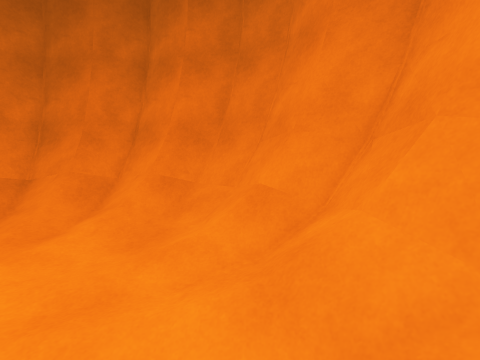
[1] (above)

12 first-person views from a walk through a scene from a Unity 3-D project. The camera is 1.3 m above the floor, tilts 8° down and sees 85° across. The floor is counted in squares, 0.5 m on a side. Each view is taken from the middle of a square. On the plan, view 1 faces up. The plan holds only what a view shows up to about 18 squares ahead; the rest is blank. The place goes on beyond the plan.

[2]
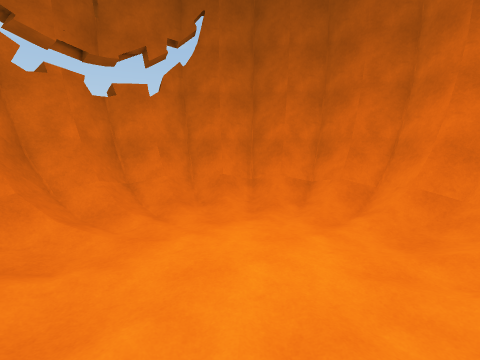

[3]
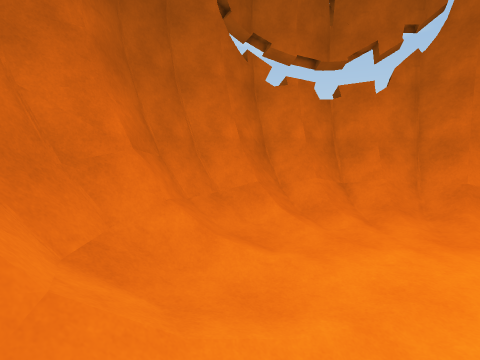

[4]
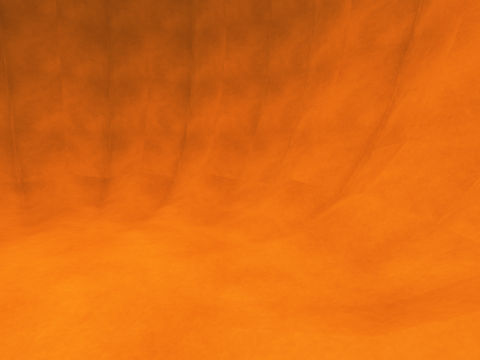

[5]
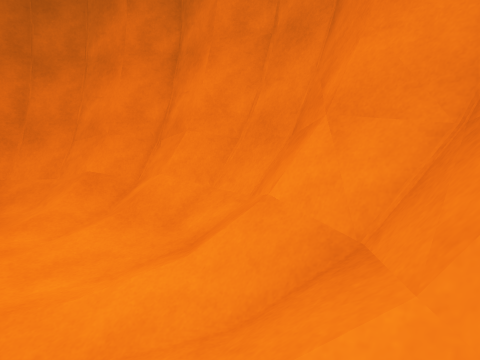

[6]
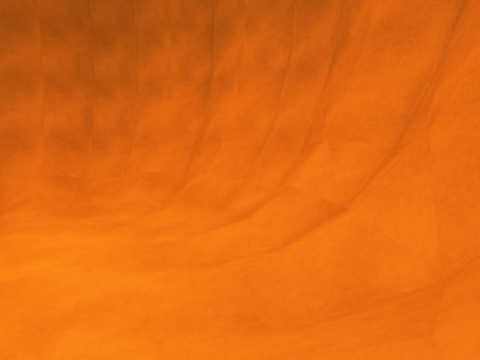

[7]
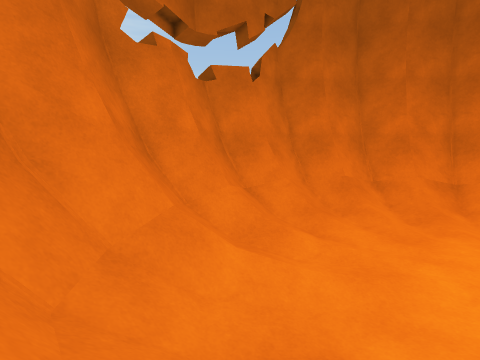

[8]
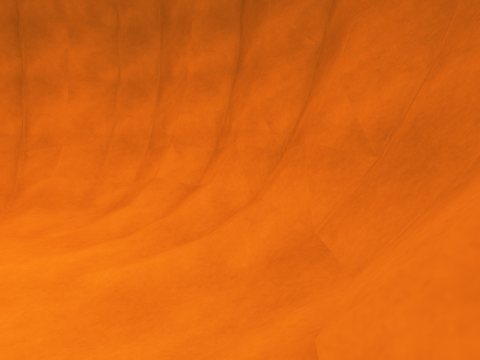

[9]
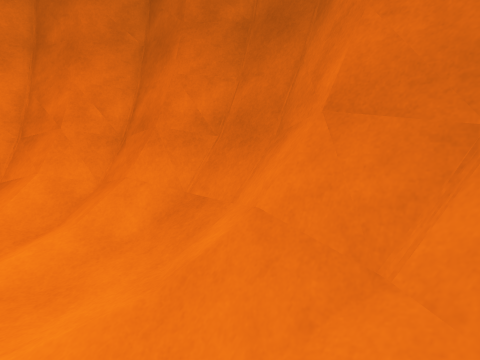

[10]
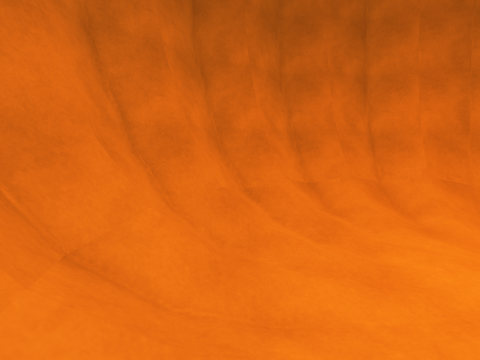

[11]
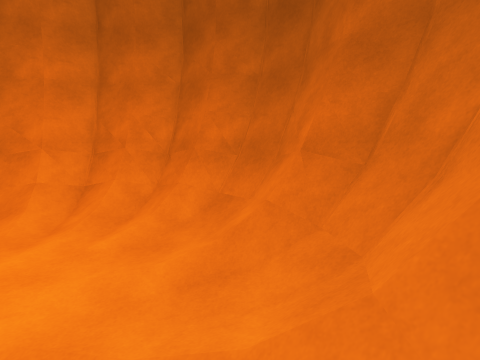

[12]
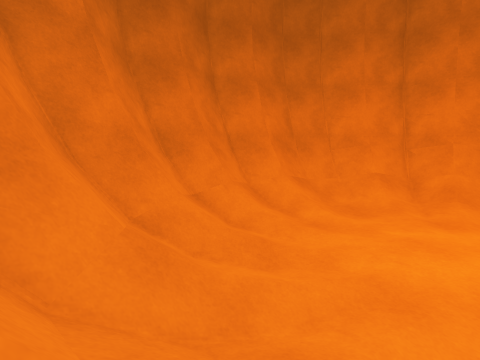

### Floor plan
Key: @ floor where view 1 was taken; # wall or solid block; . main floor; : floor 0.25 m higher than the main floor; / step, stairs or slope; = window, fence, low wall or low ledge; ^ raised ledge.
Columns run from 20 left of view 1 to 5 right of it. Each row starts with its distance up from view 1.
 15        ###########
 14       ##^=======######
 13    #####=#/////#===^##
 12    ##===///////////==##
 11    #^#////./////////=##
 10  ###=////:.//..//.//#=###
  9  ##^=//./....../...//=^##
  8  #==////..........////==#
  7  #=///.............:///=#
  6 ##=//................//=##
  5 ##=////............////=##
  4 #=#////............////#^#
  3 #=//..................//=#
  2 #=#////...............//=#
  1 ##=////..............//#=#
  0 ##=//..............:@//=^#
 -1  #=///::...........///#=##
 -2  #=#////.........:/.//=##
 -3  ####//.../...././////=##
 -4   ##=///.///..//////#=^#
 -5    #^#//////../////#=###
 -6    ##==/////::////#=#
 -7    ###^===#////#===#
 -8     ######==##==####
 -9         ###^^^####
-10           ######

Positions as (right, up) in squares from view 1, and headings:
1: (0, 0), facing up
2: (-1, -4), facing up-left
3: (-1, -4), facing left
4: (-2, -4), facing up
5: (-3, -5), facing up-right
6: (-7, -7), facing up-right
7: (-9, -7), facing up-left
8: (-13, -6), facing right
9: (-14, -3), facing down-right
10: (-15, -2), facing up
11: (-17, 1), facing down-right
12: (-18, 3), facing up-right
